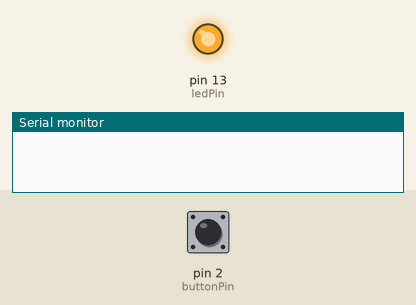
This sketch was run on a simulated Arduino Uno, built with avr-gcc and run on an emulated ATmega328P. Parts: output pins drawn as LEDs (lit = HIGH), the last lines printed to the serial monitor. The test bench sets the inputs (shaded band); at power-on: pin 2 (buttonPin) LOW.

Above: at 1.2 s.
1.3 s: pin 2 (buttonPin) pulled HIGH for 0.15 s
At 1.8 s:
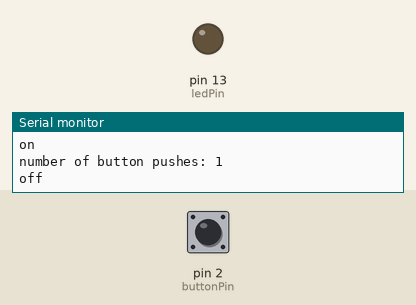
2.9 s: pin 2 (buttonPin) pulled HIGH for 1 s
At 4.2 s:
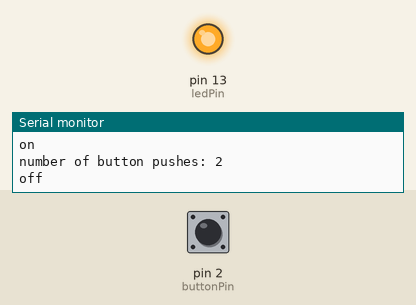
5.4 s: pin 2 (buttonPin) pulled HIGH for 3.2 s
At 6.1 s:
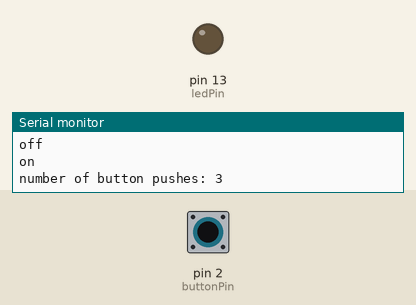
Timing chart, 0 to 8.4 s (numbered marks = the images above; inputs shaded):
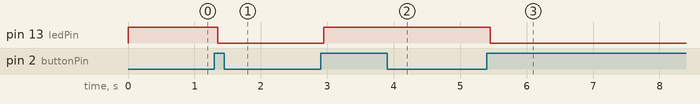

Measured:
- after the input at 1.3 s, pin 13 (ledPin): HIGH → LOW after 0.05 s
- after the input at 2.9 s, pin 13 (ledPin): LOW → HIGH after 0.05 s
- after the input at 5.4 s, pin 13 (ledPin): HIGH → LOW after 0.05 s

The sketch:

StateChangeDetectionExp1.ino
```cpp
const int buttonPin = 2;
const int ledPin = 13;

int buttonPushCounter = 0;
int buttonState = 0;
int lastButtonState = 0;

void setup() {
  // put your setup code here, to run once:
  pinMode(buttonPin, INPUT);
  pinMode(ledPin,OUTPUT);
  Serial.begin(9600);
}

void loop() {
  // put your main code here, to run repeatedly:
  buttonState = digitalRead(buttonPin);
  if (buttonState != lastButtonState){
    if(buttonState == HIGH){
      buttonPushCounter++;
      Serial.println("on");
      Serial.print("number of button pushes: ");
      Serial.println(buttonPushCounter);
    } else {
      Serial.println("off");
    }
    delay(50);
  }
  lastButtonState = buttonState;

  if (buttonPushCounter % 2 == 0){
    digitalWrite(ledPin, HIGH);
  } else {
    digitalWrite(ledPin, LOW);
  }
}
```
